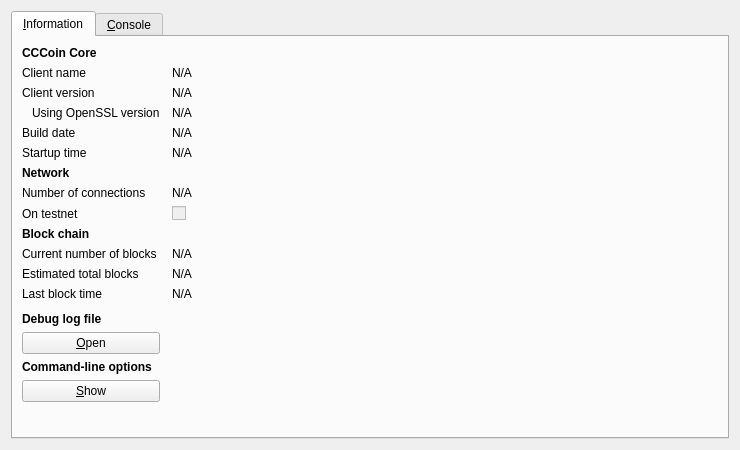
<?xml version="1.0" encoding="UTF-8"?>
<ui version="4.0">
 <class>RPCConsole</class>
 <widget class="QDialog" name="RPCConsole">
  <property name="geometry">
   <rect>
    <x>0</x>
    <y>0</y>
    <width>740</width>
    <height>450</height>
   </rect>
  </property>
  <property name="windowTitle">
   <string>CCCoin - Debug window</string>
  </property>
  <layout class="QVBoxLayout" name="verticalLayout_2">
   <item>
    <widget class="QTabWidget" name="tabWidget">
     <property name="currentIndex">
      <number>0</number>
     </property>
     <widget class="QWidget" name="tab_info">
      <attribute name="title">
       <string>&amp;Information</string>
      </attribute>
      <layout class="QGridLayout" name="gridLayout" columnstretch="0,1">
       <property name="horizontalSpacing">
        <number>12</number>
       </property>
       <item row="0" column="0">
        <widget class="QLabel" name="label_9">
         <property name="font">
          <font>
           <weight>75</weight>
           <bold>true</bold>
          </font>
         </property>
         <property name="text">
          <string>CCCoin Core</string>
         </property>
        </widget>
       </item>
       <item row="1" column="0">
        <widget class="QLabel" name="label_5">
         <property name="text">
          <string>Client name</string>
         </property>
        </widget>
       </item>
       <item row="1" column="1">
        <widget class="QLabel" name="clientName">
         <property name="cursor">
          <cursorShape>IBeamCursor</cursorShape>
         </property>
         <property name="text">
          <string>N/A</string>
         </property>
         <property name="textFormat">
          <enum>Qt::PlainText</enum>
         </property>
         <property name="textInteractionFlags">
          <set>Qt::LinksAccessibleByMouse|Qt::TextSelectableByKeyboard|Qt::TextSelectableByMouse</set>
         </property>
        </widget>
       </item>
       <item row="2" column="0">
        <widget class="QLabel" name="label_6">
         <property name="text">
          <string>Client version</string>
         </property>
        </widget>
       </item>
       <item row="2" column="1">
        <widget class="QLabel" name="clientVersion">
         <property name="cursor">
          <cursorShape>IBeamCursor</cursorShape>
         </property>
         <property name="text">
          <string>N/A</string>
         </property>
         <property name="textFormat">
          <enum>Qt::PlainText</enum>
         </property>
         <property name="textInteractionFlags">
          <set>Qt::LinksAccessibleByMouse|Qt::TextSelectableByKeyboard|Qt::TextSelectableByMouse</set>
         </property>
        </widget>
       </item>
       <item row="3" column="0">
        <widget class="QLabel" name="label_14">
         <property name="text">
          <string>Using OpenSSL version</string>
         </property>
         <property name="indent">
          <number>10</number>
         </property>
        </widget>
       </item>
       <item row="3" column="1">
        <widget class="QLabel" name="openSSLVersion">
         <property name="cursor">
          <cursorShape>IBeamCursor</cursorShape>
         </property>
         <property name="text">
          <string>N/A</string>
         </property>
         <property name="textFormat">
          <enum>Qt::PlainText</enum>
         </property>
         <property name="textInteractionFlags">
          <set>Qt::LinksAccessibleByMouse|Qt::TextSelectableByKeyboard|Qt::TextSelectableByMouse</set>
         </property>
        </widget>
       </item>
       <item row="4" column="0">
        <widget class="QLabel" name="label_12">
         <property name="text">
          <string>Build date</string>
         </property>
        </widget>
       </item>
       <item row="4" column="1">
        <widget class="QLabel" name="buildDate">
         <property name="cursor">
          <cursorShape>IBeamCursor</cursorShape>
         </property>
         <property name="text">
          <string>N/A</string>
         </property>
         <property name="textFormat">
          <enum>Qt::PlainText</enum>
         </property>
         <property name="textInteractionFlags">
          <set>Qt::LinksAccessibleByMouse|Qt::TextSelectableByKeyboard|Qt::TextSelectableByMouse</set>
         </property>
        </widget>
       </item>
       <item row="5" column="0">
        <widget class="QLabel" name="label_13">
         <property name="text">
          <string>Startup time</string>
         </property>
        </widget>
       </item>
       <item row="5" column="1">
        <widget class="QLabel" name="startupTime">
         <property name="cursor">
          <cursorShape>IBeamCursor</cursorShape>
         </property>
         <property name="text">
          <string>N/A</string>
         </property>
         <property name="textFormat">
          <enum>Qt::PlainText</enum>
         </property>
         <property name="textInteractionFlags">
          <set>Qt::LinksAccessibleByMouse|Qt::TextSelectableByKeyboard|Qt::TextSelectableByMouse</set>
         </property>
        </widget>
       </item>
       <item row="6" column="0">
        <widget class="QLabel" name="label_11">
         <property name="font">
          <font>
           <weight>75</weight>
           <bold>true</bold>
          </font>
         </property>
         <property name="text">
          <string>Network</string>
         </property>
        </widget>
       </item>
       <item row="7" column="0">
        <widget class="QLabel" name="label_7">
         <property name="text">
          <string>Number of connections</string>
         </property>
        </widget>
       </item>
       <item row="7" column="1">
        <widget class="QLabel" name="numberOfConnections">
         <property name="cursor">
          <cursorShape>IBeamCursor</cursorShape>
         </property>
         <property name="text">
          <string>N/A</string>
         </property>
         <property name="textFormat">
          <enum>Qt::PlainText</enum>
         </property>
         <property name="textInteractionFlags">
          <set>Qt::LinksAccessibleByMouse|Qt::TextSelectableByKeyboard|Qt::TextSelectableByMouse</set>
         </property>
        </widget>
       </item>
       <item row="8" column="0">
        <widget class="QLabel" name="label_8">
         <property name="text">
          <string>On testnet</string>
         </property>
        </widget>
       </item>
       <item row="8" column="1">
        <widget class="QCheckBox" name="isTestNet">
         <property name="enabled">
          <bool>false</bool>
         </property>
         <property name="text">
          <string/>
         </property>
        </widget>
       </item>
       <item row="9" column="0">
        <widget class="QLabel" name="label_10">
         <property name="font">
          <font>
           <weight>75</weight>
           <bold>true</bold>
          </font>
         </property>
         <property name="text">
          <string>Block chain</string>
         </property>
        </widget>
       </item>
       <item row="10" column="0">
        <widget class="QLabel" name="label_3">
         <property name="text">
          <string>Current number of blocks</string>
         </property>
        </widget>
       </item>
       <item row="10" column="1">
        <widget class="QLabel" name="numberOfBlocks">
         <property name="cursor">
          <cursorShape>IBeamCursor</cursorShape>
         </property>
         <property name="text">
          <string>N/A</string>
         </property>
         <property name="textFormat">
          <enum>Qt::PlainText</enum>
         </property>
         <property name="textInteractionFlags">
          <set>Qt::LinksAccessibleByMouse|Qt::TextSelectableByKeyboard|Qt::TextSelectableByMouse</set>
         </property>
        </widget>
       </item>
       <item row="11" column="0">
        <widget class="QLabel" name="label_4">
         <property name="text">
          <string>Estimated total blocks</string>
         </property>
        </widget>
       </item>
       <item row="11" column="1">
        <widget class="QLabel" name="totalBlocks">
         <property name="cursor">
          <cursorShape>IBeamCursor</cursorShape>
         </property>
         <property name="text">
          <string>N/A</string>
         </property>
         <property name="textFormat">
          <enum>Qt::PlainText</enum>
         </property>
         <property name="textInteractionFlags">
          <set>Qt::LinksAccessibleByMouse|Qt::TextSelectableByKeyboard|Qt::TextSelectableByMouse</set>
         </property>
        </widget>
       </item>
       <item row="12" column="0">
        <widget class="QLabel" name="label_2">
         <property name="text">
          <string>Last block time</string>
         </property>
        </widget>
       </item>
       <item row="12" column="1">
        <widget class="QLabel" name="lastBlockTime">
         <property name="cursor">
          <cursorShape>IBeamCursor</cursorShape>
         </property>
         <property name="text">
          <string>N/A</string>
         </property>
         <property name="textFormat">
          <enum>Qt::PlainText</enum>
         </property>
         <property name="textInteractionFlags">
          <set>Qt::LinksAccessibleByMouse|Qt::TextSelectableByKeyboard|Qt::TextSelectableByMouse</set>
         </property>
        </widget>
       </item>
       <item row="13" column="0">
        <spacer name="verticalSpacer_2">
         <property name="orientation">
          <enum>Qt::Vertical</enum>
         </property>
         <property name="sizeHint" stdset="0">
          <size>
           <width>20</width>
           <height>20</height>
          </size>
         </property>
        </spacer>
       </item>
       <item row="14" column="0">
        <widget class="QLabel" name="labelDebugLogfile">
         <property name="font">
          <font>
           <weight>75</weight>
           <bold>true</bold>
          </font>
         </property>
         <property name="text">
          <string>Debug log file</string>
         </property>
        </widget>
       </item>
       <item row="15" column="0">
        <widget class="QPushButton" name="openDebugLogfileButton">
         <property name="toolTip">
          <string>Open the CCCoin debug log file from the current data directory. This can take a few seconds for large log files.</string>
         </property>
         <property name="text">
          <string>&amp;Open</string>
         </property>
         <property name="autoDefault">
          <bool>false</bool>
         </property>
        </widget>
       </item>
       <item row="16" column="0">
        <widget class="QLabel" name="labelCLOptions">
         <property name="font">
          <font>
           <weight>75</weight>
           <bold>true</bold>
          </font>
         </property>
         <property name="text">
          <string>Command-line options</string>
         </property>
        </widget>
       </item>
       <item row="17" column="0">
        <widget class="QPushButton" name="showCLOptionsButton">
         <property name="toolTip">
          <string>Show the CCCoin-Qt help message to get a list with possible CCCoin command-line options.</string>
         </property>
         <property name="text">
          <string>&amp;Show</string>
         </property>
         <property name="autoDefault">
          <bool>false</bool>
         </property>
        </widget>
       </item>
       <item row="18" column="0">
        <spacer name="verticalSpacer">
         <property name="orientation">
          <enum>Qt::Vertical</enum>
         </property>
         <property name="sizeHint" stdset="0">
          <size>
           <width>20</width>
           <height>40</height>
          </size>
         </property>
        </spacer>
       </item>
      </layout>
     </widget>
     <widget class="QWidget" name="tab_console">
      <attribute name="title">
       <string>&amp;Console</string>
      </attribute>
      <layout class="QVBoxLayout" name="verticalLayout_3">
       <property name="spacing">
        <number>3</number>
       </property>
       <item>
        <widget class="QTextEdit" name="messagesWidget">
         <property name="minimumSize">
          <size>
           <width>0</width>
           <height>100</height>
          </size>
         </property>
         <property name="readOnly">
          <bool>true</bool>
         </property>
         <property name="tabKeyNavigation" stdset="0">
          <bool>false</bool>
         </property>
         <property name="columnCount" stdset="0">
          <number>2</number>
         </property>
        </widget>
       </item>
       <item>
        <layout class="QHBoxLayout" name="horizontalLayout">
         <property name="spacing">
          <number>3</number>
         </property>
         <item>
          <widget class="QLabel" name="label">
           <property name="text">
            <string notr="true">&gt;</string>
           </property>
          </widget>
         </item>
         <item>
          <widget class="QLineEdit" name="lineEdit"/>
         </item>
         <item>
          <widget class="QPushButton" name="clearButton">
           <property name="maximumSize">
            <size>
             <width>24</width>
             <height>24</height>
            </size>
           </property>
           <property name="toolTip">
            <string>Clear console</string>
           </property>
           <property name="text">
            <string/>
           </property>
           <property name="icon">
            <iconset resource="../bitcoin.qrc">
             <normaloff>:/icons/remove</normaloff>:/icons/remove</iconset>
           </property>
           <property name="shortcut">
            <string notr="true">Ctrl+L</string>
           </property>
           <property name="autoDefault">
            <bool>false</bool>
           </property>
          </widget>
         </item>
        </layout>
       </item>
      </layout>
     </widget>
    </widget>
   </item>
  </layout>
 </widget>
 <resources>
  <include location="../bitcoin.qrc"/>
 </resources>
 <connections/>
</ui>
